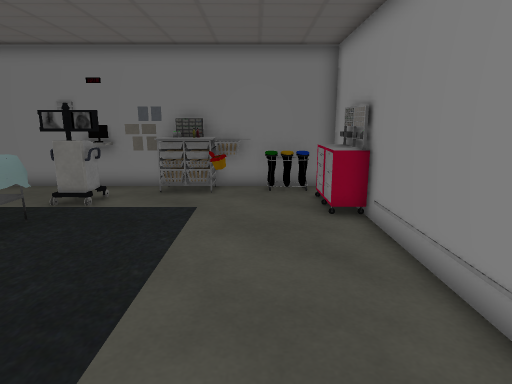
[1] (above)

13 first-person views from a walk through a 3-D level made in the Unity game engine. The camera is 1.3 m above the floor, tilts 12° down and sees 75° across. The floor is counted in squares, 0.5 m on a side. Each view is taken from the middle of a square. On the plan, view 1 faces up. The plan holds only what a view shows up to about 20 squares ahead; the rest is blank. The place goes on beyond the plan. The player character is not drawn. Some animated figures are not drawn. Door leaves are left out, so doorways stand open. Some surface patterns are stand-ins.

[2]
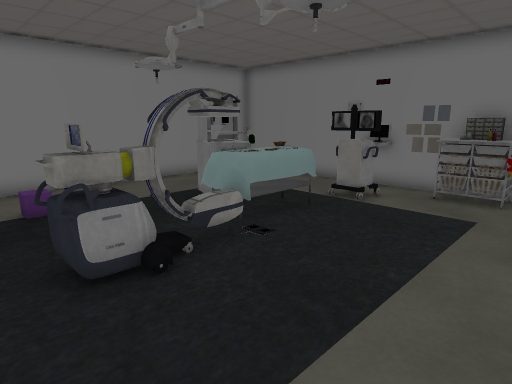

[3]
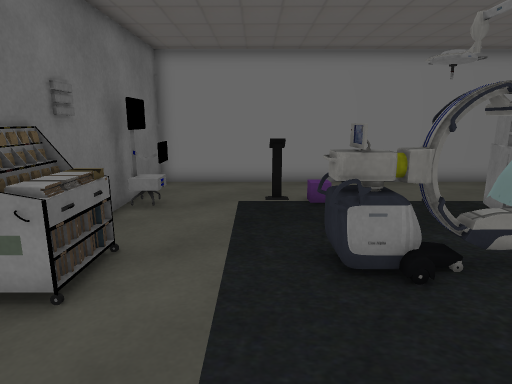

[4]
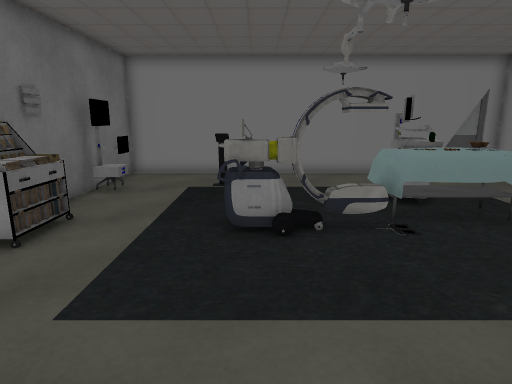

[5]
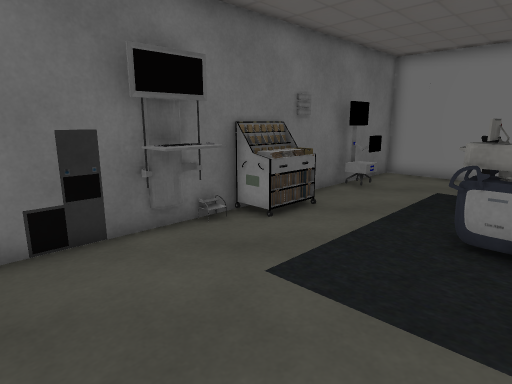

[6]
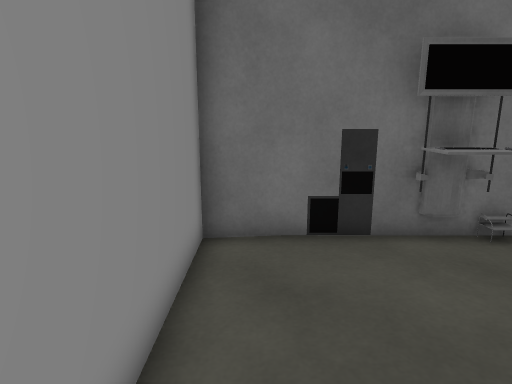

[7]
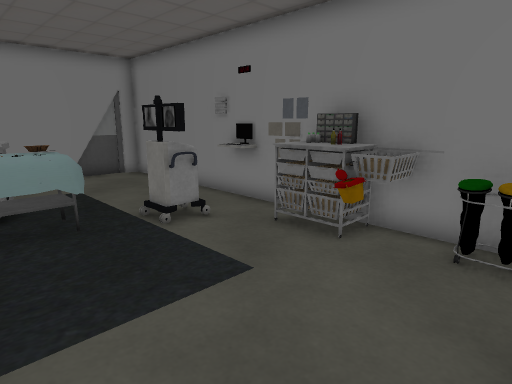

[8]
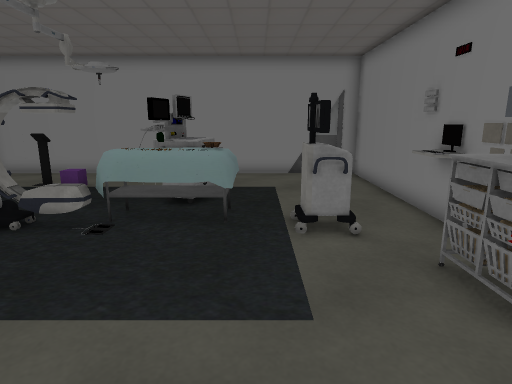

[9]
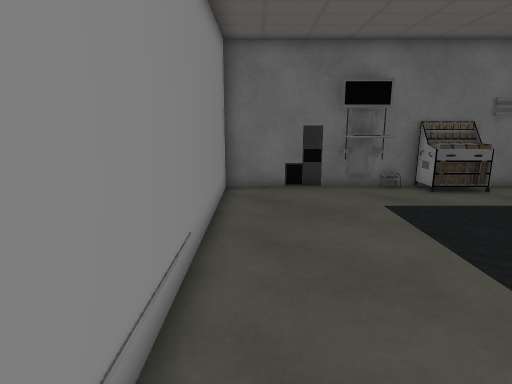

[10]
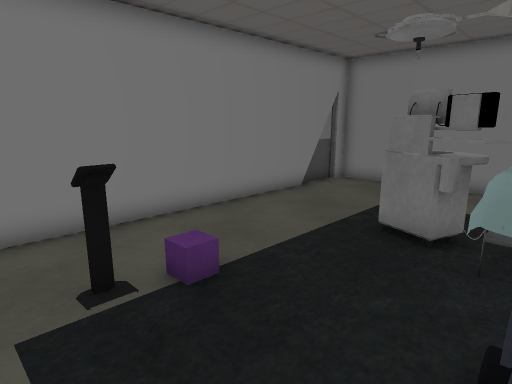

[11]
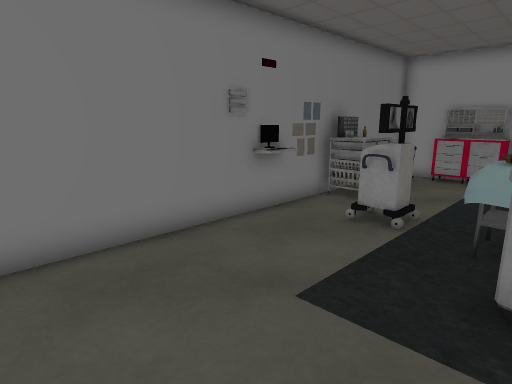

[12]
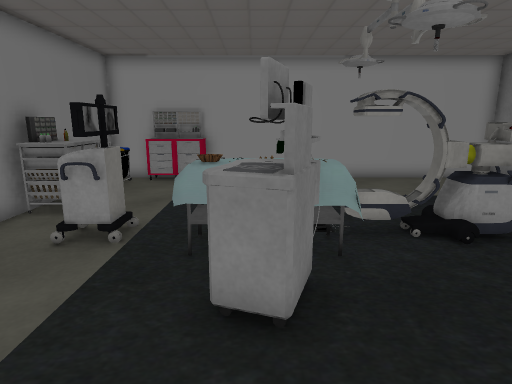

[13]
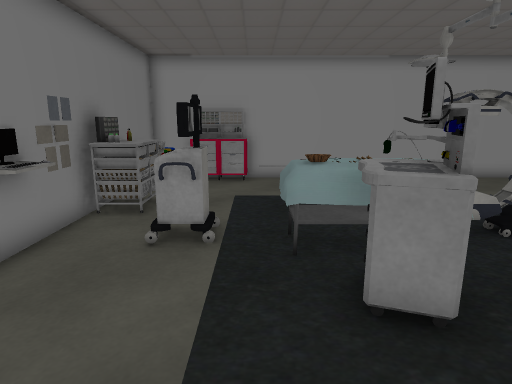

### Floor plan
Points are (right, up) in squares from view 1. A wall is a line through its corners. A room is listed if a view was taken in it or the views show most of it. See-through windows are left out.
Room 1 (views 1, 2, 3, 4, 5, 6, 7, 8, 9, 10, 11, 12, 13)
walls: (-3.1, -3.8) (-1.1, -3.8); (-8.4, 14) (-14.8, 14) (-14.8, 13); (-3.6, -4.3) (3.2, -4.3) (3.2, 9.5); (3.3, 11.4) (3.3, 13.9) (-5.6, 14); (-14.8, 12.9) (-14.8, -4.3) (-8.3, -4.3); (-15, 13.1) (-15, 10.9)
low walls: (-10.8, 0.5) (-11.2, 0.5); (-1.4, -2.9) (-1.4, -4.1); (-3, -4) (-2.6, -4.3)
objects: purple cube (-11, 2); other object (-10, -4) to (-10, -3); other object (-9, 6) to (-8, 8); other object (-8, -4); other object (-7, -4); table (-7, 5) to (-6, 8); other object (-7, 13) to (-6, 14); other object (-6, -4) to (-4, -3); other object (-6, 1) to (-5, 5); other object (-6, 10) to (-5, 11); other object (-4, 12) to (-1, 13); other object (-3, -3); other object (-2, -3); bin (0, 13) to (2, 13); other object (2, 10) to (3, 12)

Where each view was taken, in squares from view 1:
view 1: 0 up, 0 right, facing up
view 2: 0 up, 0 right, facing up-left
view 3: 0 up, 0 right, facing left
view 4: 2 up, 2 right, facing left
view 5: 3 up, 2 right, facing down-left
view 6: 3 up, 2 right, facing down
view 7: 6 up, 2 right, facing up-left
view 8: 9 up, 2 right, facing left
view 9: 9 up, 2 right, facing down
view 10: 1 down, 6 left, facing up-left
view 11: 7 up, 14 left, facing up-right
view 12: 7 up, 13 left, facing right
view 13: 9 up, 13 left, facing right
